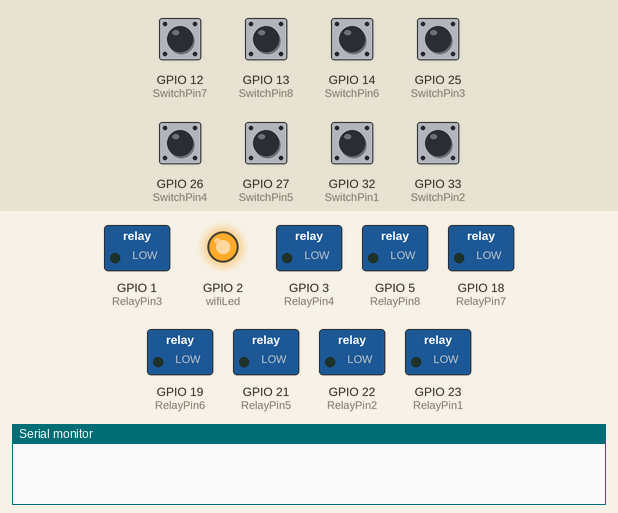
Recording of a sketch running on a simulated ESP32. Shown: switched loads named in the sketch (green lamp = pin HIGH), output pins drawn as LEDs (lit = HIGH), the last lines printed to the serial monitor. The inputs (shaded band) are chosen by the test bench; at power-on: GPIO 12 (SwitchPin7), GPIO 13 (SwitchPin8), GPIO 14 (SwitchPin6), GPIO 25 (SwitchPin3), GPIO 26 (SwitchPin4), GPIO 27 (SwitchPin5), GPIO 32 (SwitchPin1), GPIO 33 (SwitchPin2) HIGH. WiFi joins after 1.5 s; servers stay silent unless stated.

Above: at 2.2 s.
2.3 s: GPIO 12 (SwitchPin7) pulled LOW for 0.15 s
At 2.37 s:
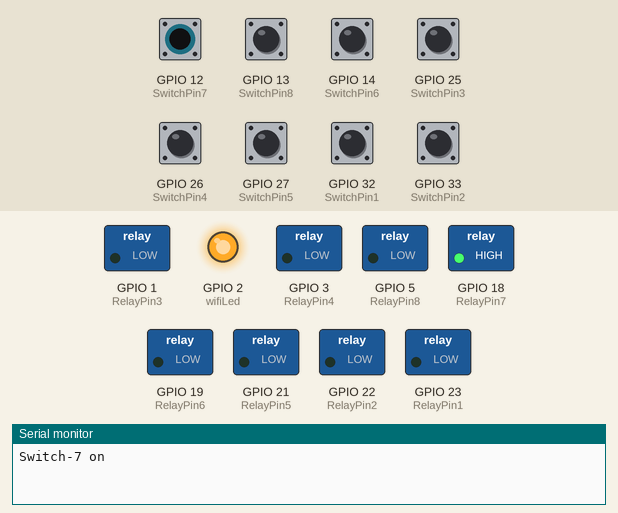
3.9 s: GPIO 13 (SwitchPin8) pulled LOW for 0.15 s
At 3.97 s:
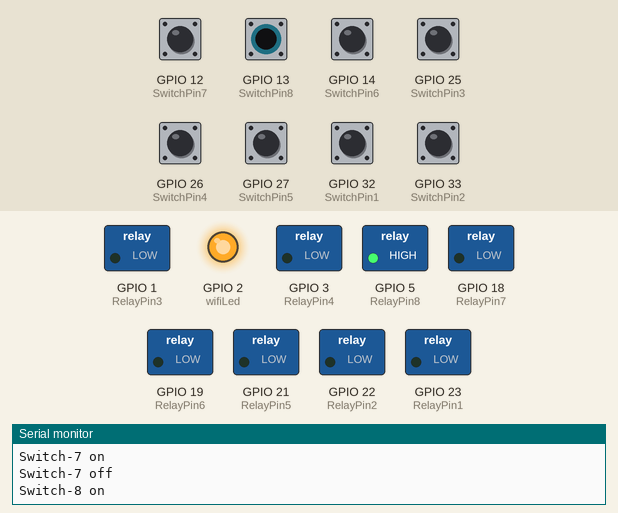
5.5 s: GPIO 14 (SwitchPin6) pulled LOW for 0.15 s
At 5.57 s:
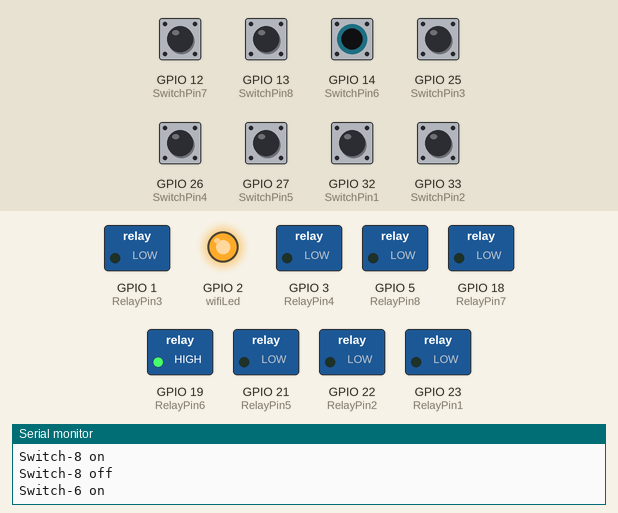
7.1 s: GPIO 25 (SwitchPin3) pulled LOW for 0.15 s
At 7.17 s:
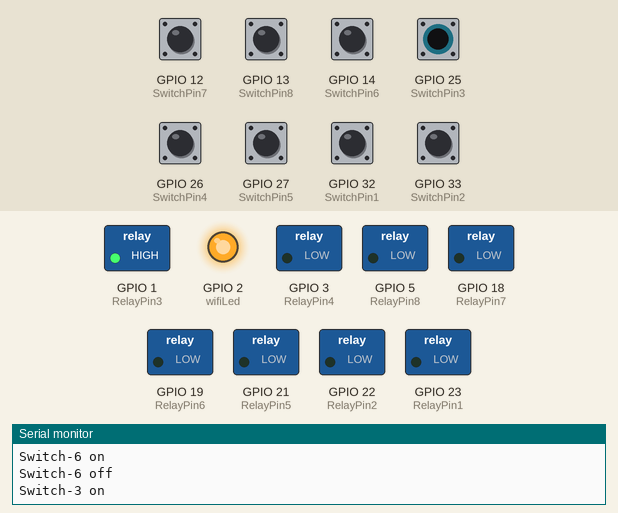
8.7 s: GPIO 26 (SwitchPin4) pulled LOW for 0.15 s
At 8.77 s:
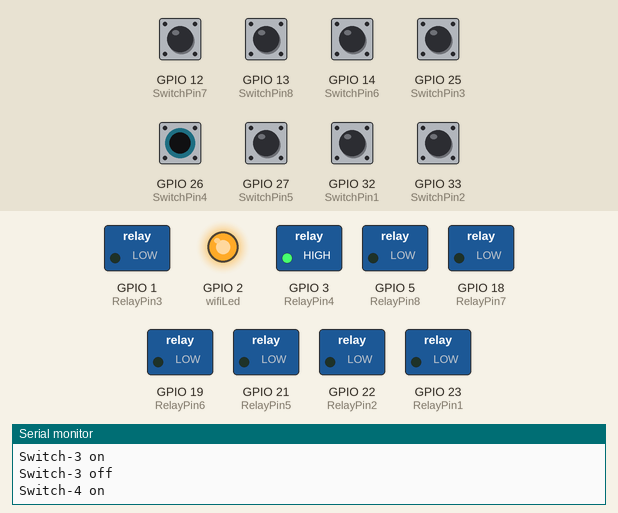
10.3 s: GPIO 27 (SwitchPin5) pulled LOW for 0.15 s
At 10.37 s:
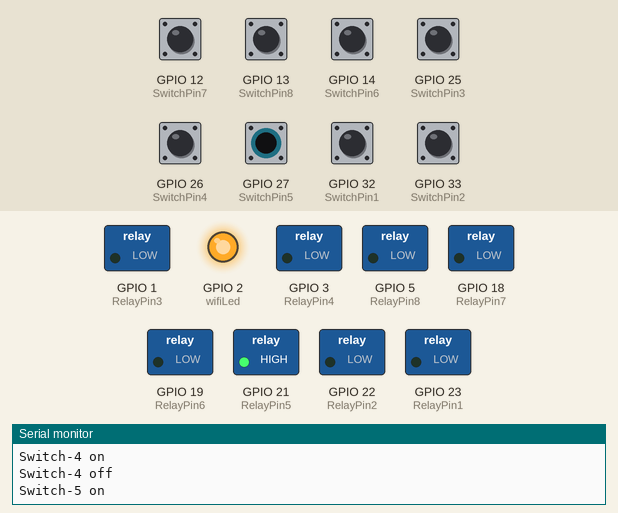
Timing chart, 0 to 12.9 s (numbered marks = the images above; inputs shaded):
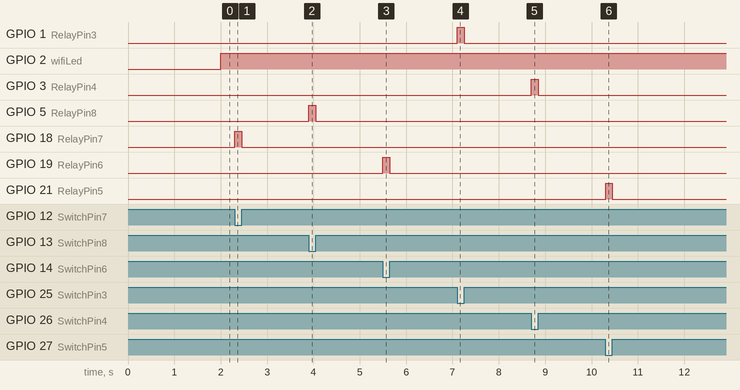

Measured:
- after the input at 2.3 s, GPIO 18 (RelayPin7): LOW → HIGH at once, → LOW 0.15 s later
- after the input at 3.9 s, GPIO 5 (RelayPin8): LOW → HIGH at once, → LOW 0.15 s later
- after the input at 5.5 s, GPIO 19 (RelayPin6): LOW → HIGH at once, → LOW 0.15 s later
- after the input at 7.1 s, GPIO 1 (RelayPin3): LOW → HIGH at once, → LOW 0.15 s later
- after the input at 8.7 s, GPIO 3 (RelayPin4): LOW → HIGH at once, → LOW 0.15 s later
- after the input at 10.3 s, GPIO 21 (RelayPin5): LOW → HIGH at once, → LOW 0.15 s later

The sketch:

Aquarium.ino
```cpp
#define BLYNK_TEMPLATE_ID "YOUR_BLYNK_TEMPLATE_ID"
#define BLYNK_TEMPLATE_NAME "Aquarium"
#define BLYNK_AUTH_TOKEN "YOUR_BLYNK_AUTH_TOKEN "

// Your WiFi credentials.
// Set password to "" for open networks.
char ssid[] = "SSID";
char pass[] = "PASS";

bool fetch_blynk_state = true;  //true or false

//#define BLYNK_PRINT Serial
#include <WiFi.h>
#include <WiFiClient.h>
#include <BlynkSimpleEsp32.h>

// define the GPIO connected with Relays and switches
#define RelayPin1 23
#define RelayPin2 22
#define RelayPin3 1
#define RelayPin4 3

#define RelayPin5 21
#define RelayPin6 19
#define RelayPin7 18
#define RelayPin8 5

//------------------
#define SwitchPin1 32
#define SwitchPin2 33
#define SwitchPin3 25
#define SwitchPin4 26

#define SwitchPin5  27
#define SwitchPin6  14
#define SwitchPin7  12
#define SwitchPin8  13

#define wifiLed   2   //D2

//Change the virtual pins according the rooms
#define VPIN_BUTTON_0    V0

#define VPIN_BUTTON_1    V1
#define VPIN_BUTTON_2    V2
#define VPIN_BUTTON_3    V3
#define VPIN_BUTTON_4    V4

#define VPIN_BUTTON_5    V5
#define VPIN_BUTTON_6    V6
#define VPIN_BUTTON_7    V7
#define VPIN_BUTTON_8    V8


// Relay State
bool toggleState_1 = LOW;
bool toggleState_2 = LOW;
bool toggleState_3 = LOW;
bool toggleState_4 = LOW;

bool toggleState_5 = LOW;
bool toggleState_6 = LOW;
bool toggleState_7 = LOW;
bool toggleState_8 = LOW;

// Switch State
bool SwitchState_1 = LOW;
bool SwitchState_2 = LOW;
bool SwitchState_3 = LOW;
bool SwitchState_4 = LOW;

bool SwitchState_5 = LOW;
bool SwitchState_6 = LOW;
bool SwitchState_7 = LOW;
bool SwitchState_8 = LOW;


int wifiFlag = 0;

char auth[] = BLYNK_AUTH_TOKEN;

BlynkTimer timer;
// When App button is pushed - switch the state

BLYNK_WRITE(VPIN_BUTTON_1) {
  toggleState_1 = param.asInt();
  digitalWrite(RelayPin1, toggleState_1);
}

BLYNK_WRITE(VPIN_BUTTON_2) {
  toggleState_2 = param.asInt();
  digitalWrite(RelayPin2, toggleState_2);
}

BLYNK_WRITE(VPIN_BUTTON_3) {
  toggleState_3 = param.asInt();
  digitalWrite(RelayPin3, toggleState_3);
}

BLYNK_WRITE(VPIN_BUTTON_4) {
  toggleState_4 = param.asInt();
  digitalWrite(RelayPin4, toggleState_4);
}

BLYNK_WRITE(VPIN_BUTTON_5) {
  toggleState_5 = param.asInt();
  digitalWrite(RelayPin5, toggleState_5);
}

BLYNK_WRITE(VPIN_BUTTON_6) {
  toggleState_6 = param.asInt();
  digitalWrite(RelayPin6, toggleState_6);
}

BLYNK_WRITE(VPIN_BUTTON_7) {
  toggleState_7 = param.asInt();
  digitalWrite(RelayPin7, toggleState_7);
}

BLYNK_WRITE(VPIN_BUTTON_8) {
  toggleState_8 = param.asInt();
  digitalWrite(RelayPin8, toggleState_8);
}

BLYNK_WRITE(VPIN_BUTTON_0) {
  all_SwitchOff();
}

void all_SwitchOff(){
  toggleState_1 = 0; digitalWrite(RelayPin1, LOW); Blynk.virtualWrite(VPIN_BUTTON_1, toggleState_1); delay(100);
  toggleState_2 = 0; digitalWrite(RelayPin2, LOW); Blynk.virtualWrite(VPIN_BUTTON_2, toggleState_2); delay(100);
  toggleState_3 = 0; digitalWrite(RelayPin3, LOW); Blynk.virtualWrite(VPIN_BUTTON_3, toggleState_3); delay(100);
  toggleState_4 = 0; digitalWrite(RelayPin4, LOW); Blynk.virtualWrite(VPIN_BUTTON_4, toggleState_4); delay(100);

  toggleState_5 = 0; digitalWrite(RelayPin5, LOW); Blynk.virtualWrite(VPIN_BUTTON_5, toggleState_5); delay(100);
  toggleState_6 = 0; digitalWrite(RelayPin6, LOW); Blynk.virtualWrite(VPIN_BUTTON_6, toggleState_6); delay(100);
  toggleState_7 = 0; digitalWrite(RelayPin7, LOW); Blynk.virtualWrite(VPIN_BUTTON_7, toggleState_7); delay(100);
  toggleState_8 = 0; digitalWrite(RelayPin8, LOW); Blynk.virtualWrite(VPIN_BUTTON_8, toggleState_8); delay(100);
}

void checkBlynkStatus() { // called every 2 seconds by SimpleTimer

  bool isconnected = Blynk.connected();
  if (isconnected == false) {
    wifiFlag = 1;
    Serial.println("Blynk Not Connected");
    digitalWrite(wifiLed, HIGH);
  }
  if (isconnected == true) {
    wifiFlag = 0;
    digitalWrite(wifiLed, HIGH);
    if (!fetch_blynk_state){
    Blynk.virtualWrite(VPIN_BUTTON_1, toggleState_1);
    Blynk.virtualWrite(VPIN_BUTTON_2, toggleState_2);
    Blynk.virtualWrite(VPIN_BUTTON_3, toggleState_3);
    Blynk.virtualWrite(VPIN_BUTTON_4, toggleState_4);

    Blynk.virtualWrite(VPIN_BUTTON_5, toggleState_5);
    Blynk.virtualWrite(VPIN_BUTTON_6, toggleState_6);
    Blynk.virtualWrite(VPIN_BUTTON_7, toggleState_7);
    Blynk.virtualWrite(VPIN_BUTTON_8, toggleState_8);
    }
  }
}

BLYNK_CONNECTED() {
  // Request the latest state from the server
  if (fetch_blynk_state){
    Blynk.syncVirtual(VPIN_BUTTON_1);
    Blynk.syncVirtual(VPIN_BUTTON_2);
    Blynk.syncVirtual(VPIN_BUTTON_3);
    Blynk.syncVirtual(VPIN_BUTTON_4);

    Blynk.syncVirtual(VPIN_BUTTON_5);
    Blynk.syncVirtual(VPIN_BUTTON_6);
    Blynk.syncVirtual(VPIN_BUTTON_7);
    Blynk.syncVirtual(VPIN_BUTTON_8);
  }
}

void manual_control()
{
  if (digitalRead(SwitchPin1) == LOW && SwitchState_1 == LOW) {
    digitalWrite(RelayPin1, HIGH);
    toggleState_1 = HIGH;
    SwitchState_1 = HIGH;
    Blynk.virtualWrite(VPIN_BUTTON_1, toggleState_1);
    Serial.println("Switch-1 on");
  }
  if (digitalRead(SwitchPin1) == HIGH && SwitchState_1 == HIGH) {
    digitalWrite(RelayPin1, LOW);
    toggleState_1 = LOW;
    SwitchState_1 = LOW;
    Blynk.virtualWrite(VPIN_BUTTON_1, toggleState_1);
    Serial.println("Switch-1 off");
  }
  if (digitalRead(SwitchPin2) == LOW && SwitchState_2 == LOW) {
    digitalWrite(RelayPin2, HIGH);
    toggleState_2 = HIGH;
    SwitchState_2 = HIGH;
    Blynk.virtualWrite(VPIN_BUTTON_2, toggleState_2);
    Serial.println("Switch-2 on");
  }
  if (digitalRead(SwitchPin2) == HIGH && SwitchState_2 == HIGH) {
    digitalWrite(RelayPin2, LOW);
    toggleState_2 = LOW;
    SwitchState_2 = LOW;
    Blynk.virtualWrite(VPIN_BUTTON_2, toggleState_2);
    Serial.println("Switch-2 off");
  }
  if (digitalRead(SwitchPin3) == LOW && SwitchState_3 == LOW) {
    digitalWrite(RelayPin3, HIGH);
    toggleState_3 = HIGH;
    SwitchState_3 = HIGH;
    Blynk.virtualWrite(VPIN_BUTTON_3, toggleState_3);
    Serial.println("Switch-3 on");
  }
  if (digitalRead(SwitchPin3) == HIGH && SwitchState_3 == HIGH) {
    digitalWrite(RelayPin3, LOW);
    toggleState_3 = LOW;
    SwitchState_3 = LOW;
    Blynk.virtualWrite(VPIN_BUTTON_3, toggleState_3);
    Serial.println("Switch-3 off");
  }
  if (digitalRead(SwitchPin4) == LOW && SwitchState_4 == LOW) {
    digitalWrite(RelayPin4, HIGH);
    toggleState_4 = HIGH;
    SwitchState_4 = HIGH;
    Blynk.virtualWrite(VPIN_BUTTON_4, toggleState_4);
    Serial.println("Switch-4 on");
  }
  if (digitalRead(SwitchPin4) == HIGH && SwitchState_4 == HIGH) {
    digitalWrite(RelayPin4, LOW);
    toggleState_4 = LOW;
    SwitchState_4 = LOW;
    Blynk.virtualWrite(VPIN_BUTTON_4, toggleState_4);
    Serial.println("Switch-4 off");
  }

  if (digitalRead(SwitchPin5) == LOW && SwitchState_5 == LOW) {
    digitalWrite(RelayPin5, HIGH);
    toggleState_5 = HIGH;
    SwitchState_5 = HIGH;
    Blynk.virtualWrite(VPIN_BUTTON_5, toggleState_5);
    Serial.println("Switch-5 on");
  }
  if (digitalRead(SwitchPin5) == HIGH && SwitchState_5 == HIGH) {
    digitalWrite(RelayPin5, LOW);
    toggleState_5 = LOW;
    SwitchState_5 = LOW;
    Blynk.virtualWrite(VPIN_BUTTON_5, toggleState_5);
    Serial.println("Switch-5 off");
  }
  if (digitalRead(SwitchPin6) == LOW && SwitchState_6 == LOW) {
    digitalWrite(RelayPin6, HIGH);
    toggleState_6 = HIGH;
    SwitchState_6 = HIGH;
    Blynk.virtualWrite(VPIN_BUTTON_6, toggleState_6);
    Serial.println("Switch-6 on");
  }
  if (digitalRead(SwitchPin6) == HIGH && SwitchState_6 == HIGH) {
    digitalWrite(RelayPin6, LOW);
    toggleState_6 = LOW;
    SwitchState_6 = LOW;
    Blynk.virtualWrite(VPIN_BUTTON_6, toggleState_6);
    Serial.println("Switch-6 off");
  }
  if (digitalRead(SwitchPin7) == LOW && SwitchState_7 == LOW) {
    digitalWrite(RelayPin7, HIGH);
    toggleState_7 = HIGH;
    SwitchState_7 = HIGH;
    Blynk.virtualWrite(VPIN_BUTTON_7, toggleState_7);
    Serial.println("Switch-7 on");
  }
  if (digitalRead(SwitchPin7) == HIGH && SwitchState_7 == HIGH) {
    digitalWrite(RelayPin7, LOW);
    toggleState_7 = LOW;
    SwitchState_7 = LOW;
    Blynk.virtualWrite(VPIN_BUTTON_7, toggleState_7);
    Serial.println("Switch-7 off");
  }
  if (digitalRead(SwitchPin8) == LOW && SwitchState_8 == LOW) {
    digitalWrite(RelayPin8, HIGH);
    toggleState_8 = HIGH;
    SwitchState_8 = HIGH;
    Blynk.virtualWrite(VPIN_BUTTON_8, toggleState_8);
    Serial.println("Switch-8 on");
  }
  if (digitalRead(SwitchPin8) == HIGH && SwitchState_8 == HIGH) {
    digitalWrite(RelayPin8, LOW);
    toggleState_8 = LOW;
    SwitchState_8 = LOW;
    Blynk.virtualWrite(VPIN_BUTTON_8, toggleState_8);
    Serial.println("Switch-8 off");
  }
}

void setup()
{
  Serial.begin(115200);

  pinMode(RelayPin1, OUTPUT);
  pinMode(RelayPin2, OUTPUT);
  pinMode(RelayPin3, OUTPUT);
  pinMode(RelayPin4, OUTPUT);

  pinMode(RelayPin5, OUTPUT);
  pinMode(RelayPin6, OUTPUT);
  pinMode(RelayPin7, OUTPUT);
  pinMode(RelayPin8, OUTPUT);

  pinMode(wifiLed, OUTPUT);

  pinMode(SwitchPin1, INPUT_PULLUP);
  pinMode(SwitchPin2, INPUT_PULLUP);
  pinMode(SwitchPin3, INPUT_PULLUP);
  pinMode(SwitchPin4, INPUT_PULLUP);

  pinMode(SwitchPin5, INPUT_PULLUP);
  pinMode(SwitchPin6, INPUT_PULLUP);
  pinMode(SwitchPin7, INPUT_PULLUP);
  pinMode(SwitchPin8, INPUT_PULLUP);

  //During Starting all Relays should TURN OFF
  digitalWrite(RelayPin1, toggleState_1);
  digitalWrite(RelayPin2, toggleState_2);
  digitalWrite(RelayPin3, toggleState_3);
  digitalWrite(RelayPin4, toggleState_4);

  digitalWrite(RelayPin5, toggleState_5);
  digitalWrite(RelayPin6, toggleState_6);
  digitalWrite(RelayPin7, toggleState_7);
  digitalWrite(RelayPin8, toggleState_8);

  digitalWrite(wifiLed, LOW);


  //Blynk.begin(auth, ssid, pass);
  WiFi.begin(ssid, pass);
  timer.setInterval(2000L, checkBlynkStatus); // check if Blynk server is connected every 2 seconds
  // timer.setInterval(1000L, sendSensor); // Sending Sensor Data to Blynk Cloud every 1 second
  Blynk.config(auth);
  delay(1000);

  if (!fetch_blynk_state){
    Blynk.virtualWrite(VPIN_BUTTON_1, !toggleState_1);
    Blynk.virtualWrite(VPIN_BUTTON_2, !toggleState_2);
    Blynk.virtualWrite(VPIN_BUTTON_3, !toggleState_3);
    Blynk.virtualWrite(VPIN_BUTTON_4, !toggleState_4);

    Blynk.virtualWrite(VPIN_BUTTON_5, !toggleState_5);
    Blynk.virtualWrite(VPIN_BUTTON_6, !toggleState_6);
    Blynk.virtualWrite(VPIN_BUTTON_7, !toggleState_7);
    Blynk.virtualWrite(VPIN_BUTTON_8, !toggleState_8);
  }
}

void loop()
{
  manual_control();
  // button0.check();
  // ir_remote(); //IR remote Control
  Blynk.run();
  timer.run();
}
```
